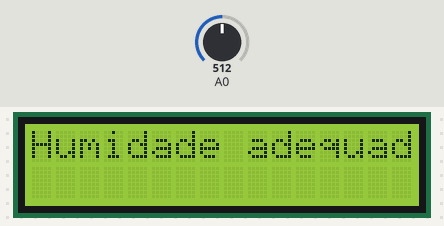
Recording of a sketch running on a simulated Arduino Uno, built with avr-gcc and run on an emulated ATmega328P. Parts: 16×2 character LCD. Inputs (shaded band) come from the test bench; at power-on: A0 = 512.

Above: at 1.2 s.
1.3 s: A0 set to 278
2.8 s: A0 set to 249
At 3.5 s:
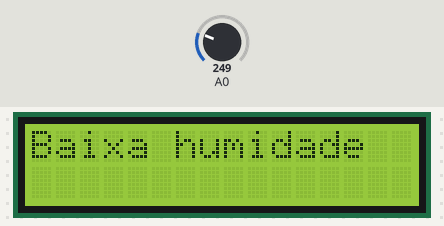
4.3 s: A0 set to 306
At 5.4 s:
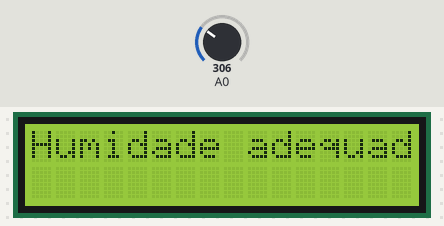
5.8 s: A0 set to 122
At 6.1 s:
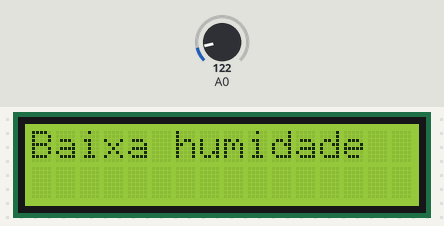
Timing chart, 0 to 8.3 s (numbered marks = the images above; inputs shaded):
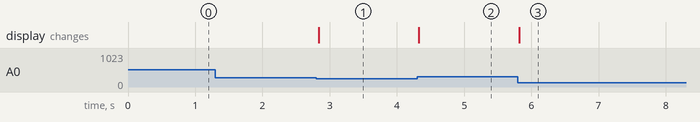

The sketch:

sensorDeHumidade.ino
```cpp
#include <LiquidCrystal.h>

int umi = 0;

LiquidCrystal lcd_1(0, 1, 2, 3, 4, 5);

void setup(){
  pinMode(A0, INPUT);
  lcd_1.begin(16, 2);
}

void loop(){
  umi = map(analogRead(A0), 0, 1023, 0, 180);
  lcd_1.setCursor(0, 0);
  lcd_1.noAutoscroll();
  if (umi <= 45) {
    lcd_1.clear();
    lcd_1.print("Baixa humidade");
  } else {
    lcd_1.clear();
    lcd_1.print("Humidade adequada");
  }
  delay(10);
}
```

Measured:
- the behaviour switches between 262 and 261 on A0 (found by bisection; images 0 and 1)
- after the input at 1.3 s, every drawn part: stays the same
- after the input at 2.8 s, the display: changes at once (image 1)
- after the input at 4.3 s, the display: changes at once (image 2)
- after the input at 5.8 s, the display: changes at once (image 3)
